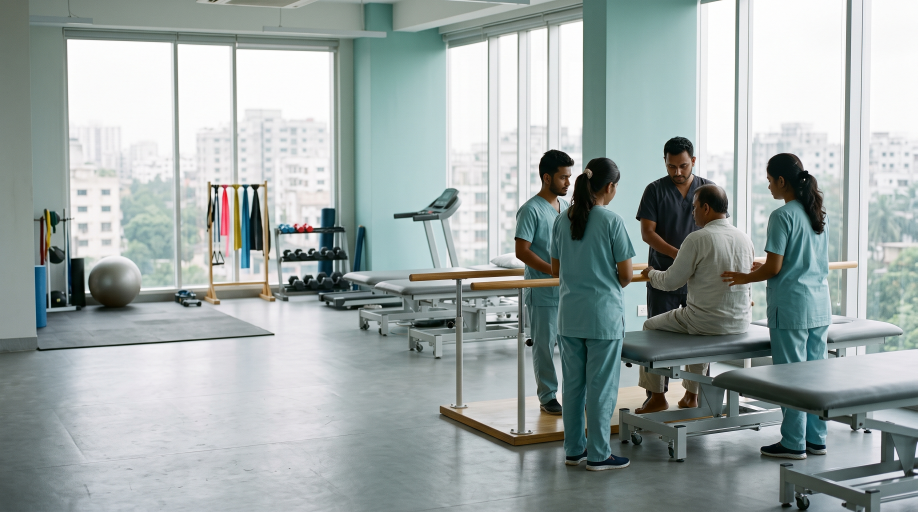
#> input picture assets-src/hero/hero.jpeg, 2752 x 1536 px (shown at 1/3 size); its folder holds only this picture in this run
$ python optimise-images.py
#> lines starting #> are read from the running program, lines starting #| are printed output that depends on the picture
"""
Turns the originals in assets-src/ into size-capped WebP in public/assets/.

Run:  python scripts/optimise-images.py
      python scripts/optimise-images.py --force    (ignore the mtime cache)

Design notes
------------
* Per-category tiers and crops. A circular portrait and a full-bleed hero want
  different aspect ratios and different maximum widths, so the category folder
  decides both — see SPECS.
* It will NOT upscale. Emitting a 3200px tier from a 1400px original produces a
  soft file that is bigger than the original and looks worse; the script warns
  and skips the tier instead. This is why assets-src/README.md states a minimum
  size per folder.
* Unchanged sources are skipped by comparing mtimes against the outputs, so
  re-running after adding one photo costs almost nothing.
* Nothing here is imported by the app. It is a build-time tool, deliberately
  kept as a standalone script (like scripts/build-logo-assets.py) so the project
  needs no image-processing npm dependency.
"""

import argparse
import sys
from pathlib import Path

try:
    from PIL import Image
except ImportError:
    sys.exit("Pillow is required:  pip install pillow")

ROOT = Path(__file__).resolve().parent.parent
SRC_ROOT = ROOT / "assets-src"
OUT_ROOT = ROOT / "public" / "assets"
HERO_CSS = ROOT / "src" / "styles" / "hero-image.css"
MANIFEST = ROOT / "src" / "utils" / "imageManifest.js"

WEBP_QUALITY = 82
JPEG_QUALITY = 84

# category -> (aspect ratio w/h, widths, also_emit_jpeg)
SPECS = {
    "hero":       (16 / 9,  (1600, 2400, 3200), True),
    "faculty":    (1 / 1,   (320, 640),         False),
    "courses":    (16 / 10, (400, 800),         False),
    "facilities": (16 / 9,  (400, 800, 1200),   False),
    "news":       (16 / 9,  (400, 800),         False),
    "events":     (16 / 9,  (400, 800),         False),
}

SOURCE_SUFFIXES = {".jpg", ".jpeg", ".png", ".webp", ".bmp", ".tif", ".tiff"}


def centre_crop(im, ratio):
    """Crop to `ratio` (w/h) around the centre, keeping as much as possible."""
    w, h = im.size
    current = w / h
    if abs(current - ratio) < 1e-3:
        return im
    if current > ratio:          # too wide -> trim sides
        new_w = round(h * ratio)
        left = (w - new_w) // 2
        return im.crop((left, 0, left + new_w, h))
    new_h = round(w / ratio)     # too tall -> trim top/bottom
    top = (h - new_h) // 2
    return im.crop((0, top, w, top + new_h))


def outputs_are_fresh(src, targets):
    """True when every target exists and is newer than the source."""
    if not targets:
        return False
    src_mtime = src.stat().st_mtime
    return all(t.exists() and t.stat().st_mtime >= src_mtime for t in targets)


def process(src, category, force):
#> called with category = 'hero', force = False
    ratio, widths, want_jpeg = SPECS[category]
    out_dir = OUT_ROOT / category
    out_dir.mkdir(parents=True, exist_ok=True)
    stem = src.stem

    with Image.open(src) as probe:
#> probe is the input picture: PIL image 2752x1536 RGB; mean R, G, B 157.7, 167.9, 166.6
        src_w, src_h = probe.size
#> src_w = 2752; src_h = 1536

    usable = [w for w in widths if w <= src_w]
#> usable = [1600, 2400]
    skipped = [w for w in widths if w > src_w]
#> skipped = [3200]

    if not usable:
        print(f"  SKIP  {category}/{src.name}  ({src_w}px wide — smaller than "
              f"the {min(widths)}px minimum for this folder)")
        return None

    targets = [out_dir / f"{stem}-{w}.webp" for w in usable]
    if want_jpeg:
        targets.append(out_dir / f"{stem}-fallback.jpg")

    if not force and outputs_are_fresh(src, targets):
        print(f"  ok    {category}/{src.name}  (unchanged)")
        return None

    src_bytes = src.stat().st_size
#> src_bytes = 2819028
    written = []

    with Image.open(src) as im:
        im = im.convert("RGB")
        im = centre_crop(im, ratio)
#> in centre_crop, `return im.crop((left, 0, left + new_w, h))`:
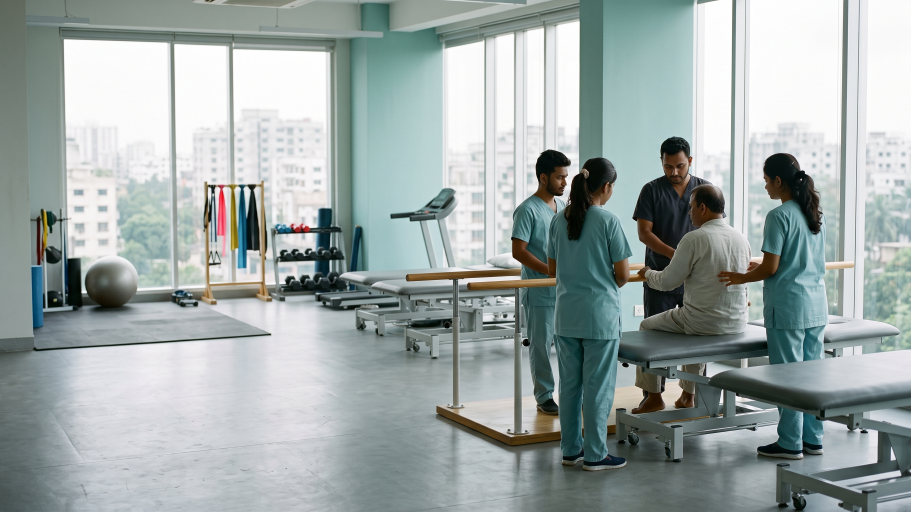
#> returned value: PIL image 2731x1536 RGB (shown at 1/3 size); mean R, G, B 157.8, 168, 166.7

        for w in usable:
            h = round(w / ratio)
            out = out_dir / f"{stem}-{w}.webp"
            im.resize((w, h), Image.LANCZOS).save(
                out, "WEBP", quality=WEBP_QUALITY, method=6
            )
            written.append(out)
#> this loop made 2 passes
#> pass 1, in process, `im.resize((w, h), Image.LANCZOS).save( out, "WEBP", quality=WEBP_QUALI..`:
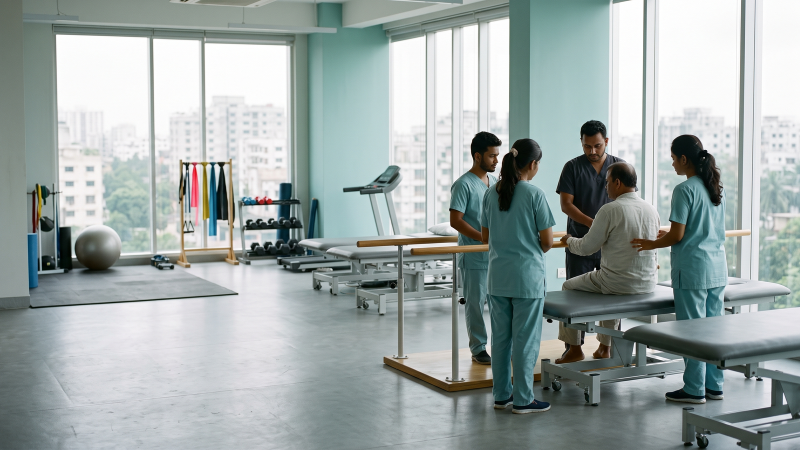
#> saved as hero-1600.webp: PIL image 1600x900 RGB (shown at 1/2 size); mean R, G, B 157.8, 168, 166.7
#> after the loop, written = 2 items

        if want_jpeg:
            # Ultimate fallback for the CSS background stack. Sized to the
            # smallest tier — anything that can't do WebP isn't getting 3200px.
            w = usable[0]
#> w = 1600
            out = out_dir / f"{stem}-fallback.jpg"
            im.resize((w, round(w / ratio)), Image.LANCZOS).save(
                out, "JPEG", quality=JPEG_QUALITY, optimize=True, progressive=True
            )
            written.append(out)

#> (the run stopped early here; a loop or call above may not have finished)
